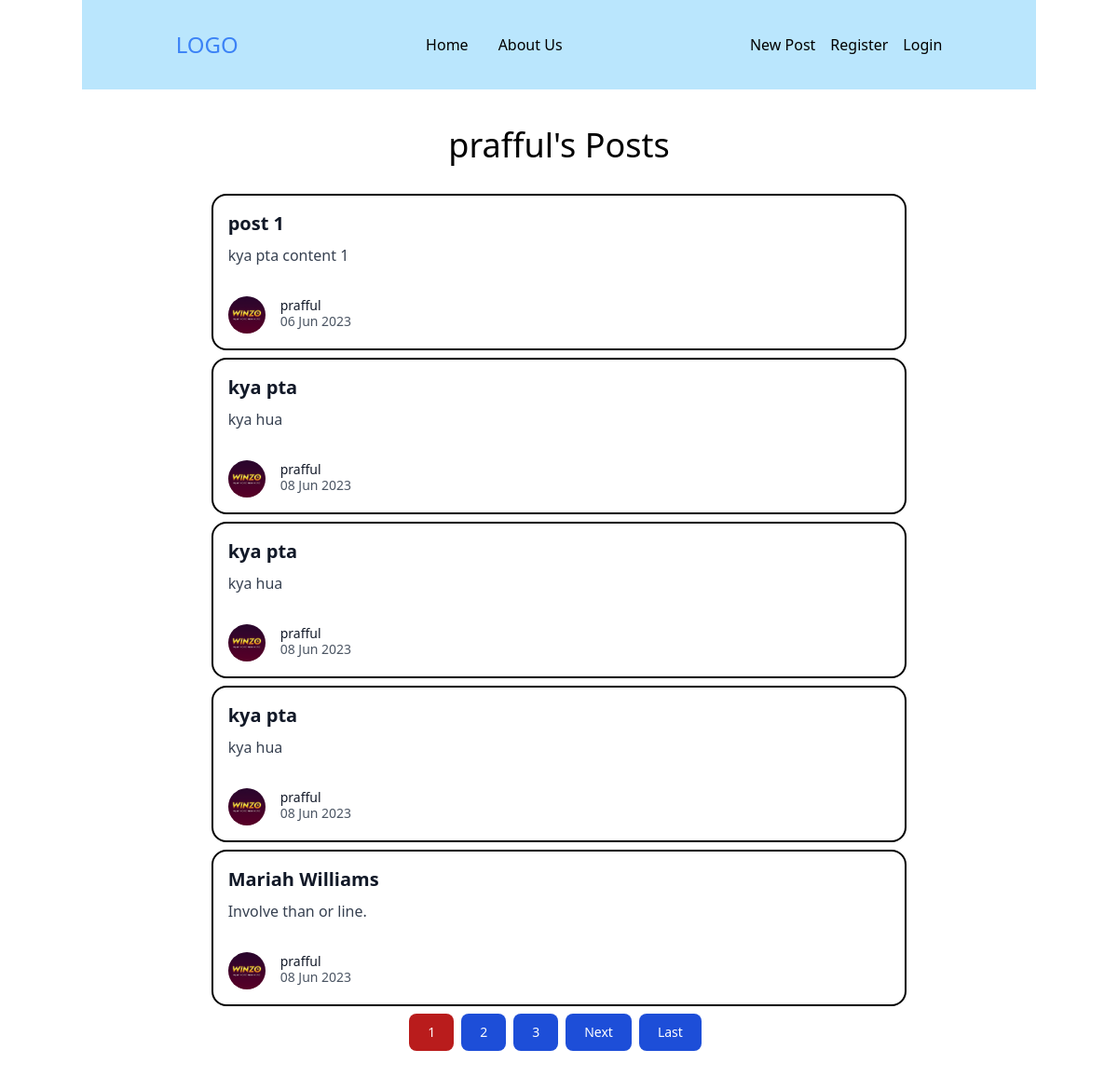
/prafful/posts/, run on the app's committed database.
### blog/models.py (models this page shows, shortened)
class Post(models.Model):
    post_title=models.CharField(max_length=100)
    post_content=models.TextField()
    post_date=models.DateTimeField(default=timezone.now)
    post_author=models.ForeignKey(User, on_delete=models.CASCADE)

### users/models.py (models this page shows, shortened)
class Profile(models.Model):
    profile_user=models.OneToOneField(User,on_delete=models.CASCADE)
    profile_image=models.ImageField(default="default.png",upload_to='profile_pics')

### blog/views.py (the view)
# urls.py: path('<str:username>/posts/', UserPostList.as_view(template_name='blog/user_posts.html'),name='user_posts'),
class UserPostList(ListView):
    model = Post
    ordering = ['-post_date']
    context_object_name = 'posts'
    paginate_by = 5
    def get_queryset(self):
        user=User.objects.get(username=self.kwargs.get('username'))
        return Post.objects.filter(post_author=user)

### blog/templates/blog/user_posts.html (shortened to what this page needs)
{% extends 'blog/base.html' %}
{% block content %}
     <div class="p-10">
     <p class="text-4xl flex justify-center mb-8">{{ view.kwargs.username }}'s Posts</p>
    {% for post in posts %}
    <div class=" w-full lg:max-w-full lg:flex">
      <div class="border-2 border-black rounded-2xl p-4 w-2/3 mx-auto mb-2 ">
        <div class="mb-8">
          <div class="text-gray-900 font-bold text-xl mb-2"><a href="{% url 'post_detail' post.id %}"  >{{ post.post_title }}</a></div>
          <p class="text-gray-700 text-base">{{ post.post_content }}</p>
        </div>
        <div class="flex items-center">
          <img class="w-10 h-10 rounded-full mr-4" src='{{ post.post_author.profile.profile_image.url }}'  alt="Avatar of Writer">
          <div class="text-sm">
            <p class="text-gray-900 leading-none"><a href="{% url 'user_posts' post.post_author.username %}">{{ post.post_author }}</a> </p>
            <p class="text-gray-600">{{ post.post_date | date:'d M Y'}}</p>
          </div>
        </div>
      </div>
    </div>
    {% endfor %}
    <div class="flex justify-center">
    {% if is_paginated %}
        {% for num in page_obj.paginator.page_range %}
            {% if num == page_obj.number %}
                <a href="?page={{ num }}" class="text-white bg-red-700 hover:bg-red-800 focus:ring-4 focus:ring-red-300 font-medium rounded-lg text-sm px-5 py-2.5 mr-2 mb-2 dark:bg-red-600 dark:hover:bg-red-700 focus:outline-none dark:focus:ring-red-800">{{ num }}</a>
            {% elif num > page_obj.number|add:'-3' and num < page_obj.number|add:3 %}
                <a href="?page={{ num }}" class="text-white bg-blue-700 hover:bg-blue-800 focus:ring-4 focus:ring-blue-300 font-medium rounded-lg text-sm px-5 py-2.5 mr-2 mb-2 dark:bg-blue-600 dark:hover:bg-blue-700 focus:outline-none dark:focus:ring-blue-800">{{ num }}</a>
            {% endif %}
        {% endfor %}
        {% if page_obj.has_next %}
            <a href="?page={{ page_obj.next_page_number }}" class="text-white bg-blue-700 hover:bg-blue-800 focus:ring-4 focus:ring-blue-300 font-medium rounded-lg text-sm px-5 py-2.5 mr-2 mb-2 dark:bg-blue-600 dark:hover:bg-blue-700 focus:outline-none dark:focus:ring-blue-800">Next</a>
            <a href="?page={{ page_obj.paginator.num_pages}}" class="text-white bg-blue-700 hover:bg-blue-800 focus:ring-4 focus:ring-blue-300 font-medium rounded-lg text-sm px-5 py-2.5 mr-2 mb-2 dark:bg-blue-600 dark:hover:bg-blue-700 focus:outline-none dark:focus:ring-blue-800">Last</a>
        {% endif %}
    {% endif %}
    </div>
  </div>
{% endblock content %}

### blog/templates/blog/base.html (shortened to what this page needs)
<!DOCTYPE html>
<html lang="en">
<head>
    <script src="https://cdn.tailwindcss.com"></script>
</head>
<body class="">
<nav class="container flex justify-around py-8 mx-auto bg-sky-200 sticky top-0">
  <div class="flex items-center">
    <h3 class="text-2xl font-medium text-blue-500">LOGO</h3>
  </div>
  <div class="items-center hidden space-x-8 lg:flex">
    <a href="{% url 'blog-home' %}">Home</a>
    <a href="{% url 'blog-about' %}">About Us</a>
  </div>
  <div class="flex items-center space-x-4 ">
  <a href={% url 'post_create' %}>New Post</a>
      {% if not user.is_authenticated %}
      <a href="{% url 'register' %}" class="mx-4">Register</a>
      <a href="{% url 'login' %}">Login</a>
      {% else %}
      <a href="{% url 'profile' %}" class="mx-4">Profile</a>
      <a href="{% url 'logout' %}">Logout</a>
      {% endif %}
  </div>
</nav>
<main>
    {% block content %}{% endblock content %}
</main>
</body>
</html>

### data on the page
Post: post_title "post 1", post_content "kya pta content 1", post_author.profile.profile_image (picture), post_author "prafful", post_date "06 Jun 2023"
Post: post_title "kya pta", post_content "kya hua", post_author.profile.profile_image (picture), post_author "prafful", post_date "08 Jun 2023"
Post: post_title "kya pta", post_content "kya hua", post_author.profile.profile_image (picture), post_author "prafful", post_date "08 Jun 2023"
Post: post_title "kya pta", post_content "kya hua", post_author.profile.profile_image (picture), post_author "prafful", post_date "08 Jun 2023"
Post: post_title "Mariah Williams", post_content "Involve than or line.", post_author.profile.profile_image (picture), post_author "prafful", post_date "08 Jun 2023"

### other printed values
{{ view.kwargs.username }} "prafful"
{{ num }} "1"
{{ num }} "2" "3"
